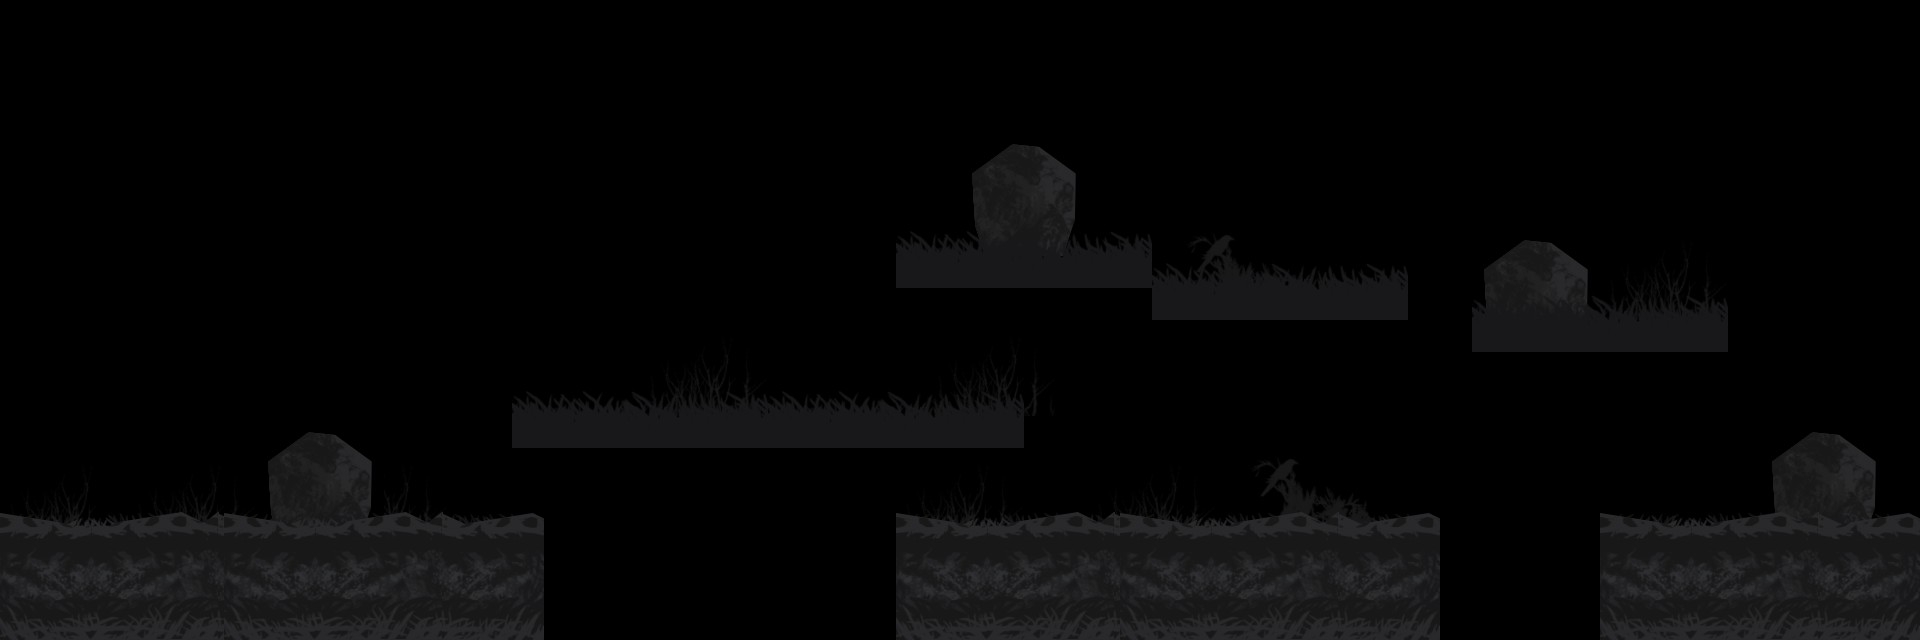

This is a level from a 2D game, rendered from its Tiled map with the project's own tilesets. A one-line summary and the complete map file follow:
An orthogonal 60x20 tile map with 32x32 px tiles, 2 tile layers (BG, CollisionLayer), 3 tilesets.

<map version="1.10" tiledversion="1.11.2" orientation="orthogonal" renderorder="right-down" width="60" height="20" tilewidth="32" tileheight="32" infinite="0" nextlayerid="3" nextobjectid="1">
 <tileset firstgid="1" name="props" tilewidth="32" tileheight="32" tilecount="225" columns="15">
  <image source="props.png" width="500" height="500" />
 </tileset>
 <tileset firstgid="226" name="Tiles128x128" tilewidth="32" tileheight="32" tilecount="225" columns="15">
  <image source="Tiles128x128.png" width="500" height="500" />
 </tileset>
 <tileset firstgid="451" name="longplatforms" tilewidth="32" tileheight="32" tilecount="225" columns="15">
  <image source="longplatforms.png" width="500" height="500" />
 </tileset>
 <layer id="2" name="BG" width="60" height="20">
  <data encoding="csv">
0,0,0,0,0,0,0,0,0,0,0,0,0,0,0,0,0,0,0,0,0,0,0,0,0,0,0,0,0,0,0,0,0,0,0,0,0,0,0,0,0,0,0,0,0,0,0,0,0,0,0,0,0,0,0,0,0,0,0,0,
0,0,0,0,0,0,0,0,0,0,0,0,0,0,0,0,0,0,0,0,0,0,0,0,0,0,0,0,0,0,0,0,0,0,0,0,0,0,0,0,0,0,0,0,0,0,0,0,0,0,0,0,0,0,0,0,0,0,0,0,
0,0,0,0,0,0,0,0,0,0,0,0,0,0,0,0,0,0,0,0,0,0,0,0,0,0,0,0,0,0,0,0,0,0,0,0,0,0,0,0,0,0,0,0,0,0,0,0,0,0,0,0,0,0,0,0,0,0,0,0,
0,0,0,0,0,0,0,0,0,0,0,0,0,0,0,0,0,0,0,0,0,0,0,0,0,0,0,0,0,0,0,0,0,0,0,0,0,0,0,0,0,0,0,0,0,0,0,0,0,0,0,0,0,0,0,0,0,0,0,0,
0,0,0,0,0,0,0,0,0,0,0,0,0,0,0,0,0,0,0,0,0,0,0,0,0,0,0,0,0,0,1,2,3,4,0,0,0,0,0,0,0,0,0,0,0,0,0,0,0,0,0,0,0,0,0,0,0,0,0,0,
0,0,0,0,0,0,0,0,0,0,0,0,0,0,0,0,0,0,0,0,0,0,0,0,0,0,0,0,0,0,16,17,18,19,0,0,0,0,0,0,0,0,0,0,0,0,0,0,0,0,0,0,0,0,0,0,0,0,0,0,
0,0,0,0,0,0,0,0,0,0,0,0,0,0,0,0,0,0,0,0,0,0,0,0,0,0,0,0,0,0,31,32,33,34,0,0,0,0,0,0,0,0,0,0,0,0,0,0,0,0,0,0,0,0,0,0,0,0,0,0,
0,0,0,0,0,0,0,0,0,0,0,0,0,0,0,0,0,0,0,0,0,0,0,0,0,0,0,0,0,0,46,47,48,49,0,0,0,24,25,26,27,0,0,0,0,0,1,2,3,4,140,141,142,143,0,0,0,0,0,0,
0,0,0,0,0,0,0,0,0,0,0,0,0,0,0,0,0,0,0,0,0,0,0,0,0,0,0,0,0,0,0,0,0,0,0,0,0,39,40,41,42,0,0,0,0,0,16,17,18,19,155,156,157,158,0,0,0,0,0,0,
0,0,0,0,0,0,0,0,0,0,0,0,0,0,0,0,0,0,0,0,0,0,0,0,0,0,0,0,0,0,0,0,0,0,0,0,0,54,55,56,57,0,0,0,0,0,31,32,33,34,170,171,172,173,0,0,0,0,0,0,
0,0,0,0,0,0,0,0,0,0,0,0,0,0,0,0,0,0,0,139,140,141,142,143,0,0,0,0,139,140,141,142,143,0,0,0,0,0,0,0,0,0,0,0,0,0,46,47,48,49,0,0,0,0,0,0,0,0,0,0,
0,0,0,0,0,0,0,0,0,0,0,0,0,0,0,0,0,0,0,154,155,156,157,158,0,0,0,0,154,155,156,157,158,0,0,0,0,0,0,0,0,0,0,0,0,0,0,0,0,0,0,0,0,0,0,0,0,0,0,0,
0,0,0,0,0,0,0,0,0,0,0,0,0,0,0,0,0,0,0,169,170,171,172,173,0,0,0,0,169,170,171,172,173,0,0,0,0,0,0,0,0,0,0,0,0,0,0,0,0,0,0,0,0,0,0,0,0,0,0,0,
0,0,0,0,0,0,0,0,1,2,3,4,0,0,0,0,0,0,0,0,0,0,0,0,0,0,0,0,0,0,0,0,0,0,0,0,0,0,0,0,0,0,0,0,0,0,0,0,0,0,0,0,0,0,0,1,2,3,4,0,
140,141,142,139,140,141,142,143,16,17,18,19,142,143,0,0,0,0,0,0,0,0,0,0,0,0,0,139,140,141,142,143,0,139,140,141,142,143,0,24,25,26,27,0,0,0,0,0,0,0,0,0,0,0,139,16,17,18,19,0,
155,156,157,154,155,156,157,158,31,32,33,34,157,158,0,0,0,0,0,0,0,0,0,0,0,0,0,154,155,156,157,158,0,154,155,156,157,158,0,39,40,41,42,0,0,0,0,0,0,0,0,0,0,0,154,31,32,33,34,0,
170,171,172,169,170,171,172,173,46,47,48,49,172,173,0,0,0,0,0,0,0,0,0,0,0,0,0,169,170,171,172,173,0,169,170,171,172,173,0,54,55,56,57,0,0,0,0,0,0,0,0,0,0,0,169,46,47,48,49,0,
0,0,0,0,0,0,0,0,0,0,0,0,0,0,0,0,0,0,0,0,0,0,0,0,0,0,0,0,0,0,0,0,0,0,0,0,0,0,0,0,0,0,0,0,0,0,0,0,0,0,0,0,0,0,0,0,0,0,0,0,
0,0,0,0,0,0,0,0,0,0,0,0,0,0,0,0,0,0,0,0,0,0,0,0,0,0,0,0,0,0,0,0,0,0,0,0,0,0,0,0,0,0,0,0,0,0,0,0,0,0,0,0,0,0,0,0,0,0,0,0,
0,0,0,0,0,0,0,0,0,0,0,0,0,0,0,0,0,0,0,0,0,0,0,0,0,0,0,0,0,0,0,0,0,0,0,0,0,0,0,0,0,0,0,0,0,0,0,0,0,0,0,0,0,0,0,0,0,0,0,0
</data>
 </layer>
 <layer id="1" name="CollisionLayer" width="60" height="20">
  <data encoding="csv">
0,0,0,0,0,0,0,0,0,0,0,0,0,0,0,0,0,0,0,0,0,0,0,0,0,0,0,0,0,0,0,0,0,0,0,0,0,0,0,0,0,0,0,0,0,0,0,0,0,0,0,0,0,0,0,0,0,0,0,0,
0,0,0,0,0,0,0,0,0,0,0,0,0,0,0,0,0,0,0,0,0,0,0,0,0,0,0,0,0,0,0,0,0,0,0,0,0,0,0,0,0,0,0,0,0,0,0,0,0,0,0,0,0,0,0,0,0,0,0,0,
0,0,0,0,0,0,0,0,0,0,0,0,0,0,0,0,0,0,0,0,0,0,0,0,0,0,0,0,0,0,0,0,0,0,0,0,0,0,0,0,0,0,0,0,0,0,0,0,0,0,0,0,0,0,0,0,0,0,0,0,
0,0,0,0,0,0,0,0,0,0,0,0,0,0,0,0,0,0,0,0,0,0,0,0,0,0,0,0,0,0,0,0,0,0,0,0,0,0,0,0,0,0,0,0,0,0,0,0,0,0,0,0,0,0,0,0,0,0,0,0,
0,0,0,0,0,0,0,0,0,0,0,0,0,0,0,0,0,0,0,0,0,0,0,0,0,0,0,0,0,0,0,0,0,0,0,0,0,0,0,0,0,0,0,0,0,0,0,0,0,0,0,0,0,0,0,0,0,0,0,0,
0,0,0,0,0,0,0,0,0,0,0,0,0,0,0,0,0,0,0,0,0,0,0,0,0,0,0,0,0,0,0,0,0,0,0,0,0,0,0,0,0,0,0,0,0,0,0,0,0,0,0,0,0,0,0,0,0,0,0,0,
0,0,0,0,0,0,0,0,0,0,0,0,0,0,0,0,0,0,0,0,0,0,0,0,0,0,0,0,0,0,0,0,0,0,0,0,0,0,0,0,0,0,0,0,0,0,0,0,0,0,0,0,0,0,0,0,0,0,0,0,
0,0,0,0,0,0,0,0,0,0,0,0,0,0,0,0,0,0,0,0,0,0,0,0,0,0,0,0,544,545,546,547,548,549,550,551,0,0,0,0,0,0,0,0,0,0,0,0,0,0,0,0,0,0,0,0,0,0,0,0,
0,0,0,0,0,0,0,0,0,0,0,0,0,0,0,0,0,0,0,0,0,0,0,0,0,0,0,0,559,560,561,562,563,564,565,566,544,545,546,547,548,549,550,551,0,0,0,0,0,0,0,0,0,0,0,0,0,0,0,0,
0,0,0,0,0,0,0,0,0,0,0,0,0,0,0,0,0,0,0,0,0,0,0,0,0,0,0,0,0,0,0,0,0,0,0,0,559,560,561,562,563,564,565,566,0,0,544,545,546,547,548,549,550,551,0,0,0,0,0,0,
0,0,0,0,0,0,0,0,0,0,0,0,0,0,0,0,0,0,0,0,0,0,0,0,0,0,0,0,0,0,0,0,0,0,0,0,0,0,0,0,0,0,0,0,0,0,559,560,561,562,563,564,565,566,0,0,0,0,0,0,
0,0,0,0,0,0,0,0,0,0,0,0,0,0,0,0,0,0,0,0,0,0,0,0,0,0,0,0,0,0,0,0,0,0,0,0,0,0,0,0,0,0,0,0,0,0,0,0,0,0,0,0,0,0,0,0,0,0,0,0,
0,0,0,0,0,0,0,0,0,0,0,0,0,0,0,0,544,545,546,547,548,549,550,551,544,545,546,547,548,549,550,551,0,0,0,0,0,0,0,0,0,0,0,0,0,0,0,0,0,0,0,0,0,0,0,0,0,0,0,0,
0,0,0,0,0,0,0,0,0,0,0,0,0,0,0,0,559,560,561,562,563,564,565,566,559,560,561,562,563,564,565,566,0,0,0,0,0,0,0,0,0,0,0,0,0,0,0,0,0,0,0,0,0,0,0,0,0,0,0,0,
0,0,0,0,0,0,0,0,0,0,0,0,0,0,0,0,0,0,0,0,0,0,0,0,0,0,0,0,0,0,0,0,0,0,0,0,0,0,0,0,0,0,0,0,0,0,0,0,0,0,0,0,0,0,0,0,0,0,0,0,
0,0,0,0,0,0,0,0,0,0,0,0,0,0,0,0,0,0,0,0,0,0,0,0,0,0,0,0,0,0,0,0,0,0,0,0,0,0,0,0,0,0,0,0,0,0,0,0,0,0,0,0,0,0,0,0,0,0,0,0,
454,455,456,457,458,459,460,454,455,456,457,458,459,460,461,462,463,0,0,0,0,0,0,0,0,0,0,0,454,455,456,457,458,459,460,454,455,456,457,458,459,460,461,462,463,0,0,0,0,0,454,455,456,457,458,459,460,461,462,463,
469,470,471,472,473,474,475,469,470,471,472,473,474,475,476,477,478,0,0,0,0,0,0,0,0,0,0,0,469,470,471,472,473,474,475,469,470,471,472,473,474,475,476,477,478,0,0,0,0,0,469,470,471,472,473,474,475,476,477,478,
484,485,486,487,488,489,490,484,485,486,487,488,489,490,491,492,493,0,0,0,0,0,0,0,0,0,0,0,484,485,486,487,488,489,490,484,485,486,487,488,489,490,491,492,493,0,0,0,0,0,484,485,486,487,488,489,490,491,492,493,
499,500,501,502,503,504,505,499,500,501,502,503,504,505,506,507,508,0,0,0,0,0,0,0,0,0,0,0,499,500,501,502,503,504,505,499,500,501,502,503,504,505,506,507,508,0,0,0,0,0,499,500,501,502,503,504,505,506,507,508
</data>
 </layer>
</map>
